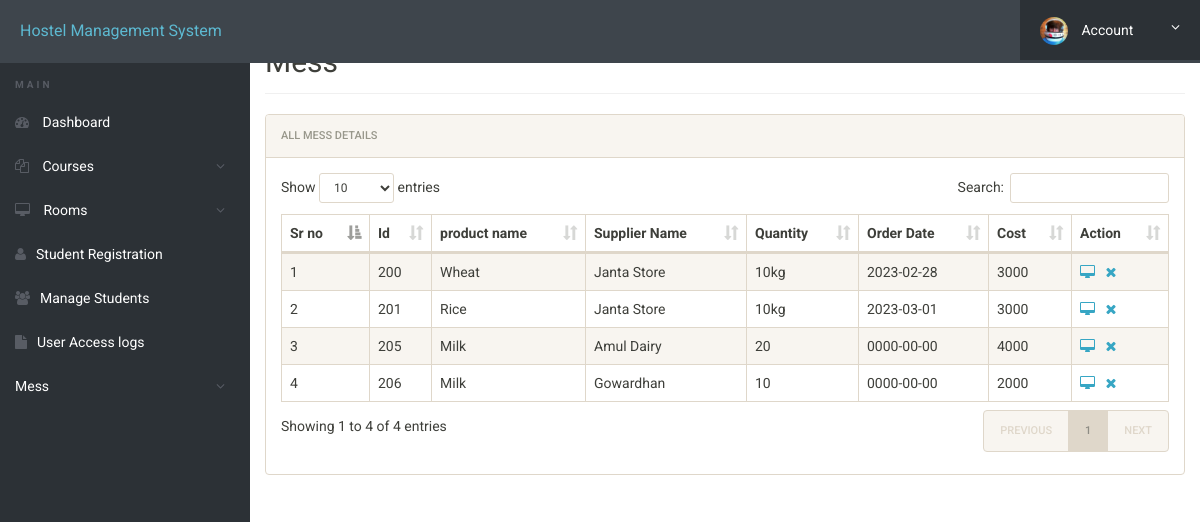
The app's page /admin/messdetails.php (signed in) with its own data.
### tables this page shows
CREATE TABLE `messdetails` (
  `id` int(11) NOT NULL,
  `product_name` varchar(50) NOT NULL,
  `supplier_name` varchar(50) NOT NULL,
  `quantity` varchar(50) NOT NULL,
  `order_date` date NOT NULL,
  `cost` int(11) NOT NULL
);

### admin/messdetails.php (the view, shortened to what this page needs)
<?php
include('includes/config.php');
?>
<!doctype html>
<html lang="en" class="no-js">
<head>
	<link rel="stylesheet" href="css/font-awesome.min.css">
	<link rel="stylesheet" href="css/bootstrap.min.css">
	<link rel="stylesheet" href="css/dataTables.bootstrap.min.css">
	<link rel="stylesheet" href="css/bootstrap-social.css">
	<link rel="stylesheet" href="css/bootstrap-select.css">
	<link rel="stylesheet" href="css/fileinput.min.css">
	<link rel="stylesheet" href="css/awesome-bootstrap-checkbox.css">
	<link rel="stylesheet" href="css/style.css">
</head>
<body>
	<?php include('includes/header.php');?>
	<div class="ts-main-content">
			<?php include('includes/sidebar.php');?>
		<div class="content-wrapper">
			<div class="container-fluid">
				<div class="row">
					<div class="col-md-12">
						<h2 class="page-title">Mess</h2>
						<div class="panel panel-default">
							<div class="panel-heading">All Mess Details</div>
							<div class="panel-body">
								<table id="zctb" class="display table table-striped table-bordered table-hover" cellspacing="0" width="100%">
									<thead>
										<tr>
											<th>Sr no</th>
											<th>Id</th>
											<th>product name</th>
											<th>Supplier Name </th>
											<th>Quantity </th>
											<th>Order Date</th>
                                            <th>Cost</th>
											<th>Action</th>
										</tr>
									</thead>
									<tbody>
<?php
$ret="select * from messdetails";
$stmt= $mysqli->prepare($ret) ;
$stmt->execute();
$res=$stmt->get_result();
$cnt=1;
while($row=$res->fetch_object())
	  {
	  	?>
<tr><td><?php echo $cnt;;?></td>
<td><?php echo $row->id;?></td>
<td><?php echo $row->product_name;?></td>
<td><?php echo $row->supplier_name;?></td>
<td><?php echo $row->quantity;?></td>
<td><?php echo $row->order_date;?></td>
<td><?php echo $row->cost;?></td>
<td>
<a href="javascript:void(0);"  onClick="popUpWindow('http://localhost/hostel/admin/full-profile.php?id=<?php echo $row->p_id;?>');" title="View Full Details"><i class="fa fa-desktop"></i></a>&nbsp;&nbsp;
<a href="mess.php?del=<?php echo $row->p_id;?>" title="Delete Record" onclick="return confirm("Do you want to delete");><i class="fa fa-close"></i></a></td>
										</tr>
									<?php
$cnt=$cnt+1;
									 } ?>
									</tbody>
								</table>
							</div>
						</div>
					</div>
				</div>
			</div>
		</div>
	</div>
</body>
</html>

### admin/css/style.css (style rules this page uses)
html { font-size: 14px; }
@media only screen and (min-width: 480px) { html { font-size: 17px; } }
@media only screen and (min-width: 768px) { html { font-size: 14px; } }
body { font-size: 1em; }
a { color: #37a6c4; }
.panel { overflow: hidden; }
.page-title { padding-bottom: 15px; margin-bottom: 20px; border-bottom: 1px solid #f0f0f0; }
.ts-main-content .content-wrapper { padding-top: 15px; margin-top: 10px; }
@media only screen and (min-width: 992px) { .ts-main-content .content-wrapper { margin-left: 250px; } }

### records on screen
messdetails: id "200", product_name "Wheat", supplier_name "Janta Store", quantity "10kg", order_date "2023-02-28", cost "3000"
messdetails: id "201", product_name "Rice", supplier_name "Janta Store", quantity "10kg", order_date "2023-03-01", cost "3000"
messdetails: id "205", product_name "Milk", supplier_name "Amul Dairy", quantity "20", order_date "0000-00-00", cost "4000"
messdetails: id "206", product_name "Milk", supplier_name "Gowardhan", quantity "10", order_date "0000-00-00", cost "2000"
